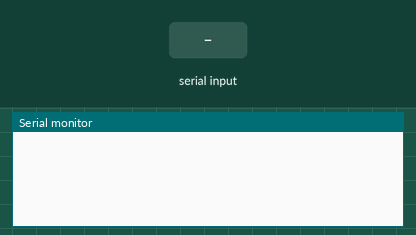
Recording of a sketch running on a simulated Arduino Uno, built with avr-gcc and run on an emulated ATmega328P. Parts: the last lines printed to the serial monitor. The test bench sets the inputs (shaded band).

Above: at 1.2 s.
1.3 s: "a" received over Serial
At 2.0 s:
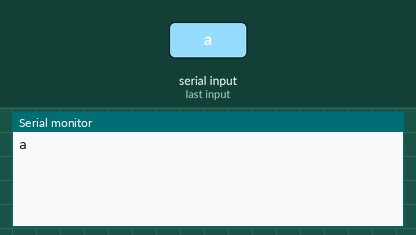
2.8 s: "b" received over Serial
At 4.3 s:
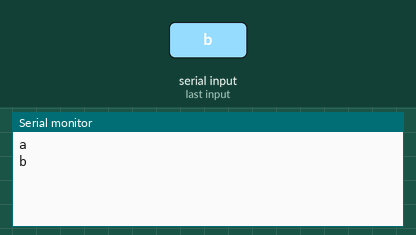

The sketch:

_4_Entrada_Monitor_Serial.ino
```cpp
/*
   Programar: Entrada_Monitor_Serial
   Autor: Joab Torres Alencar
   Curso: Tecnologo em Análise  e Desenvolvimento de Sistemas - Turma 2015
*/

/*
  Função: setup() - executa somente uma vez no projeto
*/
void setup() {
  Serial.begin(9600);
}

/*
  Função: Loop() - Executa infinitamente no projeto desde que o arduino esteja ligado!
*/
void loop() {
  char c = Serial.read();
  if (c == 'a') {
    Serial.println(c);
  }
  if (c == 'b') {
    Serial.println(c);
  }
}
```

Measured:
- after the input at 1.3 s, the serial monitor: prints a new line at once (image 1)
- after the input at 2.8 s, the serial monitor: prints a new line at once (image 2)
